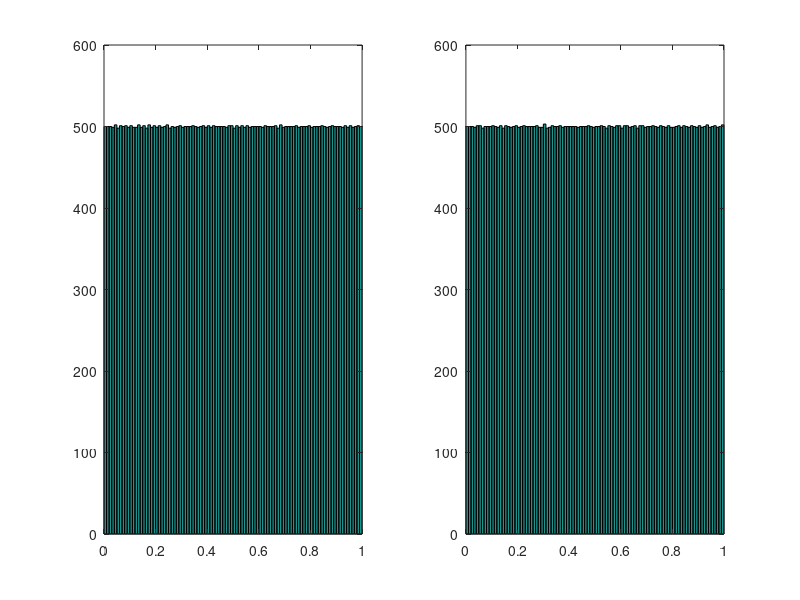
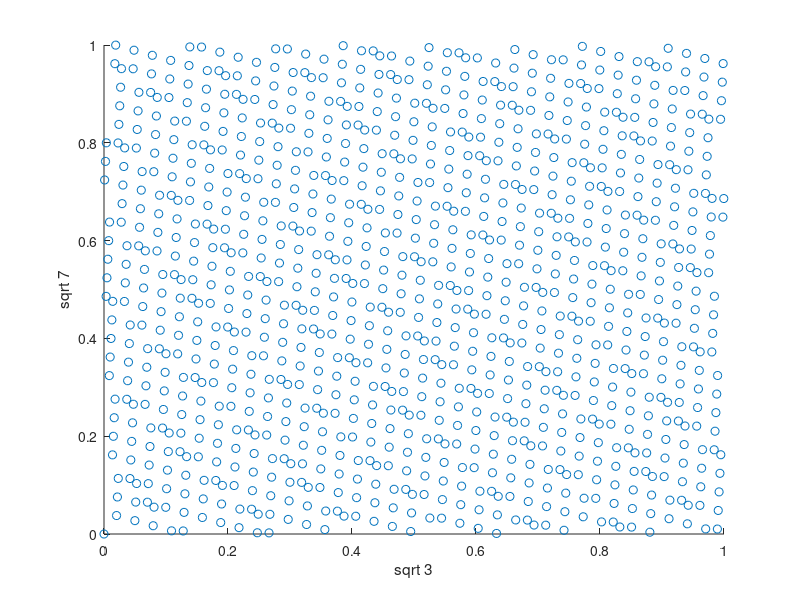
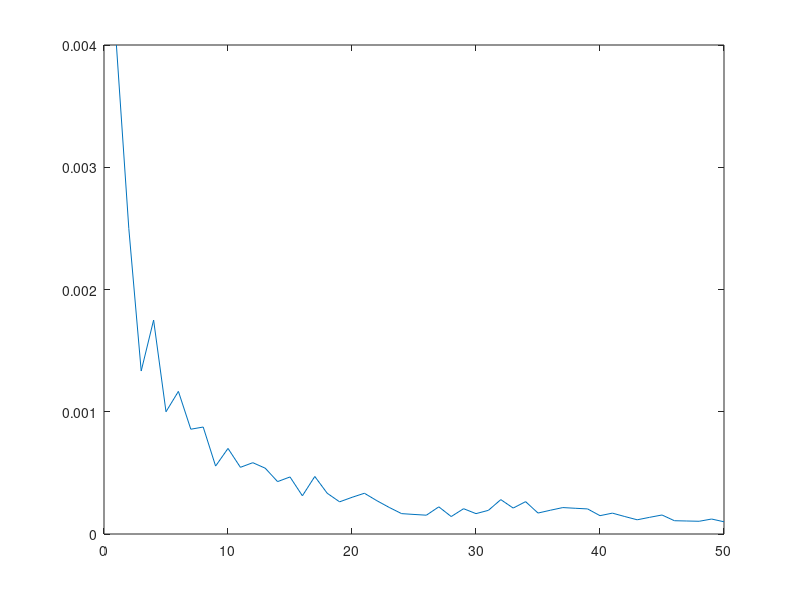

Recreate these plots in MATLAB, in order.
clear
clc
rng(0)

n = 50000;
index = 1:n;

sq3 = sqrt(3*(index - 1).^2) - floor(sqrt(3*(index - 1).^2));
sq7 = sqrt(7*(index - 1).^2) - floor(sqrt(7*(index - 1).^2));

nbins = 100;
figure()
subplot(1,2,1)
hist(sq3,nbins)
subplot(1,2,2)
hist(sq7,nbins)

n = 1000;
index = 1:n;
sq3 = sqrt(3*(index - 1).^2) - floor(sqrt(3*(index - 1).^2));
sq7 = sqrt(7*(index - 1).^2) - floor(sqrt(7*(index - 1).^2));
figure()
scatter(sq3, sq7,'b.')
xlabel('sqrt 3')
ylabel('sqrt 7')

estimates = zeros(50,1);
for idx = 1:50
    n = 1000*idx;
    index = 1:n;
    sq3 = sqrt(3*(index - 1).^2) - floor(sqrt(3*(index - 1).^2));
    sq7 = sqrt(7*(index - 1).^2) - floor(sqrt(7*(index - 1).^2));
    mat = zeros(10,10); 
    for ix = 1:10
        for jx = 1:10
            mat(ix,jx) = abs(mean((sq3 < jx*0.1).*(sq7 < ix.*0.1))...
                -(jx*0.1)*(ix*0.1));  
        end 
    end
    estimates(idx,1) = max(max(mat)); 
end
figure()
plot(1:50, estimates)
